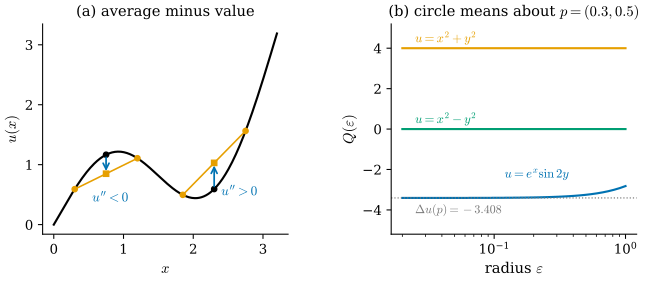

Write Python code to recreate this figure.
"""Figure 42.1.1: the Laplacian measures the deviation from the local average (Section 42.1, Proposition 42.1.2).

(a) 1D: u(x) = sin(2x) + 0.3 x^2 on [0, 3.2]. At x0 = 2.3 (u'' > 0) and x1 = 0.75 (u'' < 0) the average of the two
    neighbours x -+ eps (eps = 0.45) is drawn as the midpoint of the chord (orange); the vertical gap
    avg - u(x) has the sign of u''. Self-check: (2 / eps^2)(avg - u) = (u(x+e) - 2u(x) + u(x-e)) / e^2 -> u''.
(b) 2D: the quantity Q(eps) = (4 / eps^2) (mean of u over the circle of radius eps about p - u(p)), p = (0.3, 0.5),
    for u = x^2 - y^2 (Q = 0 for every eps), u = x^2 + y^2 (Q = 4 for every eps) and u = e^x sin 2y
    (Q -> Delta u(p) = -3 e^0.3 sin 1 = -3.4076, error O(eps^2)). Circle means by the trapezoidal rule with 720 points
    (exact up to rounding for trigonometric polynomials, spectrally accurate here).

Run from the project root:
``PYTHONPATH=tools python3 chapters/42-laplace-beltrami/figures/fig-42-1-1-mean-value.py``
"""

import dgfig  # noqa: E402

dgfig.setup()

import matplotlib.pyplot as plt  # noqa: E402
import numpy as np  # noqa: E402

col = dgfig.COLORS


def circle_mean(u, p, eps, n=720):
    t = 2 * np.pi * np.arange(n) / n
    return np.mean(u(p[0] + eps * np.cos(t), p[1] + eps * np.sin(t)))


u1 = lambda x: np.sin(2 * x) + 0.3 * x ** 2  # noqa: E731
d2u1 = lambda x: -4 * np.sin(2 * x) + 0.6  # noqa: E731
eps1 = 0.45
x_cvx, x_ccv = 2.3, 0.75
assert d2u1(x_cvx) > 0 and d2u1(x_ccv) < 0
for x0 in (x_cvx, x_ccv):
    avg = 0.5 * (u1(x0 - eps1) + u1(x0 + eps1))
    assert np.sign(avg - u1(x0)) == np.sign(d2u1(x0))
# second difference -> u''
for x0 in (x_cvx, x_ccv):
    q = [(u1(x0 + e) - 2 * u1(x0) + u1(x0 - e)) / e ** 2 for e in (0.1, 0.01)]
    assert abs(q[1] - d2u1(x0)) < 1e-3

p = np.array([0.3, 0.5])
funcs = {
    r"$x^2 - y^2$": (lambda x, y: x ** 2 - y ** 2, 0.0),
    r"$x^2 + y^2$": (lambda x, y: x ** 2 + y ** 2, 4.0),
    r"$e^x \sin 2y$": (lambda x, y: np.exp(x) * np.sin(2 * y), -3 * np.exp(0.3) * np.sin(1.0)),
}
eps = np.geomspace(0.02, 1.0, 40)
Q = {k: np.array([4 / e ** 2 * (circle_mean(f, p, e) - f(*p)) for e in eps]) for k, (f, _) in funcs.items()}
for k, (f, lap) in funcs.items():
    assert abs(Q[k][0] - lap) < 2e-3
assert np.abs(Q[r"$x^2 - y^2$"]).max() < 1e-9 and np.abs(Q[r"$x^2 + y^2$"] - 4).max() < 1e-9
lap3 = funcs[r"$e^x \sin 2y$"][1]
err = np.abs(Q[r"$e^x \sin 2y$"] - lap3)
slope = np.polyfit(np.log(eps[:15]), np.log(err[:15]), 1)[0]
assert abs(slope - 2) < 0.05
K3 = r"$e^x \sin 2y$"
f3 = funcs[K3][0]
q01 = 4 / 0.01 * (circle_mean(f3, p, 0.1) - f3(*p))
print(f"Delta u(p) = {lap3:.4f}, Q(1) = {Q[K3][-1]:.4f}, Q(0.1) = {q01:.4f}, slope {slope:.3f}")

fig, (axa, axb) = plt.subplots(1, 2, figsize=(6.8, 3.0), gridspec_kw={"width_ratios": [1.0, 1.0]})
xs = np.linspace(0, 3.2, 300)
axa.plot(xs, u1(xs), color=col["main"], lw=1.6)
for x0, lab in ((x_cvx, r"$u'' > 0$"), (x_ccv, r"$u'' < 0$")):
    xl, xr = x0 - eps1, x0 + eps1
    avg = 0.5 * (u1(xl) + u1(xr))
    axa.plot([xl, xr], [u1(xl), u1(xr)], color=col["accent"], lw=1.2)
    axa.plot([xl, xr], [u1(xl), u1(xr)], "o", color=col["accent"], ms=4)
    axa.plot([x0], [avg], "s", color=col["accent"], ms=4)
    axa.plot([x0], [u1(x0)], "o", color=col["main"], ms=4)
    axa.annotate("", xy=(x0, avg), xytext=(x0, u1(x0)),
                 arrowprops=dict(arrowstyle="->", color=col["tangent"], lw=1.3))
    dx, dy = (0.1, -0.32) if x0 == x_cvx else (-0.2, -0.62)
    axa.text(x0 + dx, 0.5 * (avg + u1(x0)) + dy, lab, fontsize=10, color=col["tangent"])
axa.set_xlabel(r"$x$")
axa.set_ylabel(r"$u(x)$")
axa.set_title("(a) average minus value", fontsize=11)
axa.spines[["top", "right"]].set_visible(False)

styles = {r"$x^2 - y^2$": (col["third"], "-"), r"$x^2 + y^2$": (col["accent"], "-"),
          r"$e^x \sin 2y$": (col["tangent"], "-")}
for k in funcs:
    c, ls = styles[k]
    axb.semilogx(eps, Q[k], ls, color=c, lw=1.6)
axb.axhline(lap3, color=col["aux"], ls=":", lw=0.9)
axb.text(0.025, lap3 - 0.75, r"$\Delta u(p) = -3.408$", fontsize=9, color=col["aux"])
axb.set_xlabel(r"radius $\varepsilon$")
axb.set_ylabel(r"$Q(\varepsilon)$")
axb.set_ylim(-5.2, 5.2)
axb.text(0.025, 4.3, r"$u = x^2 + y^2$", fontsize=9.5, color=col["accent"])
axb.text(0.025, 0.3, r"$u = x^2 - y^2$", fontsize=9.5, color=col["third"])
axb.text(0.12, -2.4, r"$u = e^x \sin 2y$", fontsize=9.5, color=col["tangent"])
axb.set_title(r"(b) circle means about $p = (0.3, 0.5)$", fontsize=11)
axb.spines[["top", "right"]].set_visible(False)
fig.subplots_adjust(left=0.08, right=0.99, top=0.9, bottom=0.17, wspace=0.42)
dgfig.save(fig, __file__)
